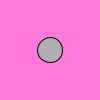
Frame 1 (no input)
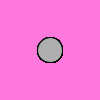
Frame 60 (the mouse pressed at the canvas centre just before this capture)
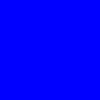
Frame 120 (the mouse held since frame 60 and released just before this capture)

The Processing sketch that drew these frames (run headless with seeded random() and noise(); from frame 60 on, the mouse is pressed at the canvas centre):

// Processing sketch: ifConditionalEdit
// ── ifConditionalEdit.pde
/*
Demonstrates control, iteration, logic. 
 By Dawn C. Hayes October, 2017
 Edited by Asher October 2017
 */
 
 void setup() {//void prohibits a return value
   size(100, 100);//size of canvas
   background(255,120,220);//background color is pink
 }//curly bracket to close above statement
 
 void draw() {//void prohibits return value
 fill(175);// the color of the circle is gray
 ellipse(50,50,25,25);//circle in the center of canvas
   if (mousePressed) {//if the mouse is pressed
     background(0,0,255);//background is blue
   }//close if statement
   
 }//curly to close above statement
